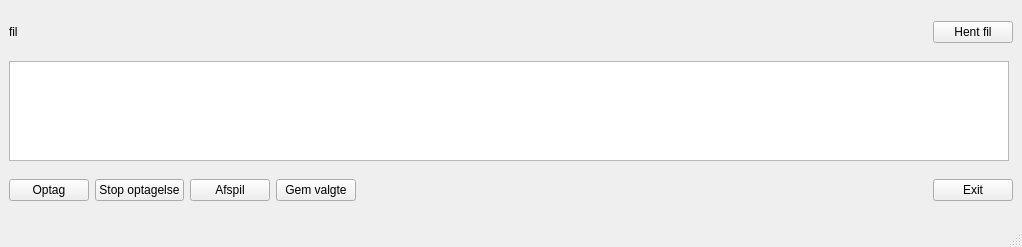
<?xml version="1.0" encoding="UTF-8"?>
<ui version="4.0">
 <class>MainWindow</class>
 <widget class="QMainWindow" name="MainWindow">
  <property name="geometry">
   <rect>
    <x>0</x>
    <y>0</y>
    <width>1022</width>
    <height>247</height>
   </rect>
  </property>
  <property name="windowTitle">
   <string>MainWindow</string>
  </property>
  <widget class="QWidget" name="centralwidget">
   <layout class="QVBoxLayout" name="verticalLayout">
    <item>
     <layout class="QHBoxLayout" name="horizontalLayout">
      <item>
       <widget class="QLabel" name="labFilename">
        <property name="text">
         <string>fil</string>
        </property>
       </widget>
      </item>
      <item>
       <spacer name="horizontalSpacer">
        <property name="orientation">
         <enum>Qt::Horizontal</enum>
        </property>
        <property name="sizeHint" stdset="0">
         <size>
          <width>40</width>
          <height>20</height>
         </size>
        </property>
       </spacer>
      </item>
      <item>
       <widget class="QPushButton" name="btnHentfil">
        <property name="text">
         <string>Hent fil</string>
        </property>
       </widget>
      </item>
     </layout>
    </item>
    <item>
     <widget class="QGraphicsView" name="graphicsView">
      <property name="minimumSize">
       <size>
        <width>1000</width>
        <height>100</height>
       </size>
      </property>
      <property name="maximumSize">
       <size>
        <width>1000</width>
        <height>100</height>
       </size>
      </property>
     </widget>
    </item>
    <item>
     <layout class="QHBoxLayout" name="horizontalLayout_2">
      <item>
       <widget class="QPushButton" name="btnRecord">
        <property name="text">
         <string>Optag</string>
        </property>
       </widget>
      </item>
      <item>
       <widget class="QPushButton" name="btnStopRecording">
        <property name="text">
         <string>Stop optagelse</string>
        </property>
       </widget>
      </item>
      <item>
       <widget class="QPushButton" name="btnPlay">
        <property name="text">
         <string>Afspil</string>
        </property>
       </widget>
      </item>
      <item>
       <widget class="QPushButton" name="btnSave">
        <property name="text">
         <string>Gem valgte</string>
        </property>
       </widget>
      </item>
      <item>
       <spacer name="horizontalSpacer_2">
        <property name="orientation">
         <enum>Qt::Horizontal</enum>
        </property>
        <property name="sizeHint" stdset="0">
         <size>
          <width>40</width>
          <height>20</height>
         </size>
        </property>
       </spacer>
      </item>
      <item>
       <widget class="QPushButton" name="btnExit">
        <property name="text">
         <string>Exit</string>
        </property>
       </widget>
      </item>
     </layout>
    </item>
   </layout>
  </widget>
  <widget class="QMenuBar" name="menubar">
   <property name="geometry">
    <rect>
     <x>0</x>
     <y>0</y>
     <width>1022</width>
     <height>26</height>
    </rect>
   </property>
  </widget>
  <widget class="QStatusBar" name="statusbar"/>
 </widget>
 <resources/>
 <connections/>
</ui>
